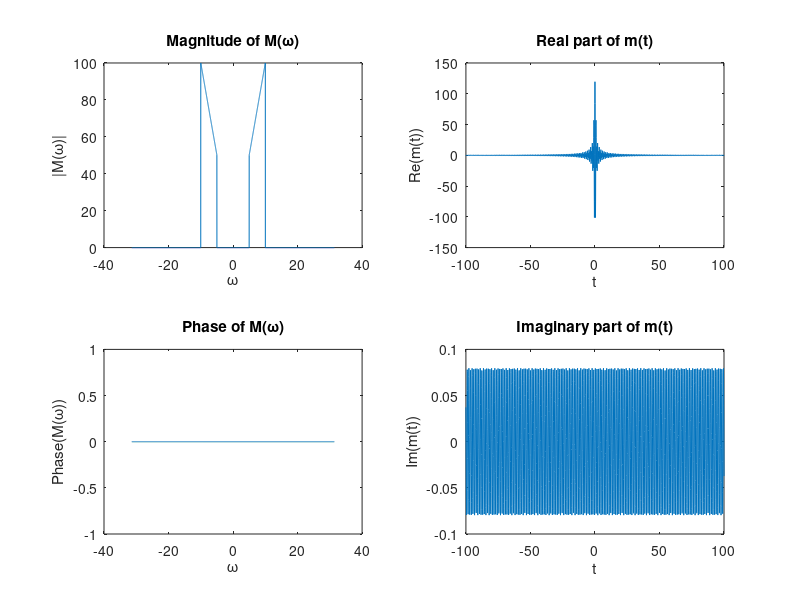

MATLAB code to generate this figure:
%Problem 2
clc;close all;clear all;

%--------------------------------------------------------------------------
%PART A
%--------------------------------------------------------------------------

% Define the frequency range
omega = -31.4:0.01:31.4;
%define time range
t = -100:0.1:100;

%----------------------------Function---------------------------------------
%Define the input g(t)
G = @(omega) (2).*(abs(omega)<=10 & abs(omega)>=5);
g = @(t) (1/(2*pi))*(integral(@(omega) G(omega).*exp(1i*omega*t),-Inf, Inf));

% Define the filter H(ω)
H = @(omega) (5*abs(omega)).*(abs(omega)<=20);
% Calculate the frequency domain output signal M(ω)

%M = conv(H(omega), inverseFT) ;
M = G(omega).*H(omega);
M = M(1:length(omega));

%-----------------------------Plotting-------------------------------------

% Plot the magnitude and phase of M(ω)
subplot(2, 2, 1);
plot(omega, abs(M));
title('Magnitude of M(\omega)');
xlabel('\omega');
ylabel('|M(\omega)|');

subplot(2, 2, 3);
plot(omega, angle(M));
title('Phase of M(\omega)');
xlabel('\omega');
ylabel('Phase(M(\omega))');

%--------------------------------------------------------------------------
%PART B
%--------------------------------------------------------------------------


%----------------------------Function---------------------------------------
%Inverse FT of m(w)
k=0;
for t=-100:0.1:100
    k=k+1;
    m_t(k)=trapz(omega,M.*exp(1i*omega*t));
end
m_t=m_t/(2*pi);
t=-100:0.1:100;
%-----------------------------Plotting-------------------------------------

% Plot Re(m(t)) and Im(m(t)) in a 2x1 subplot
subplot(2, 2, 2);
plot(t, real(m_t));
title('Real part of m(t)');
xlabel('t');
ylabel('Re(m(t))');

subplot(2, 2, 4);
plot(t, imag(m_t));
title('Imaginary part of m(t)');
xlabel('t');
ylabel('Im(m(t))');



% Calculate the energy of the output signal m(t) in the time domain
energy_time_domain=trapz(t,(abs(m_t)).^2);
disp("Energy in the time domain: " + energy_time_domain);
%--------------------------------------------------------------------------

%--------------------------------------------------------------------------
% Evaluate the energy of the output signal in the frequency domain using Parseval's theorem
energy_frequency_domain=(1/(2*pi))*(trapz(omega,(abs(M)).^2));
disp("Energy in the frequency domain: " + energy_frequency_domain);
%--------------------------------------------------------------------------
